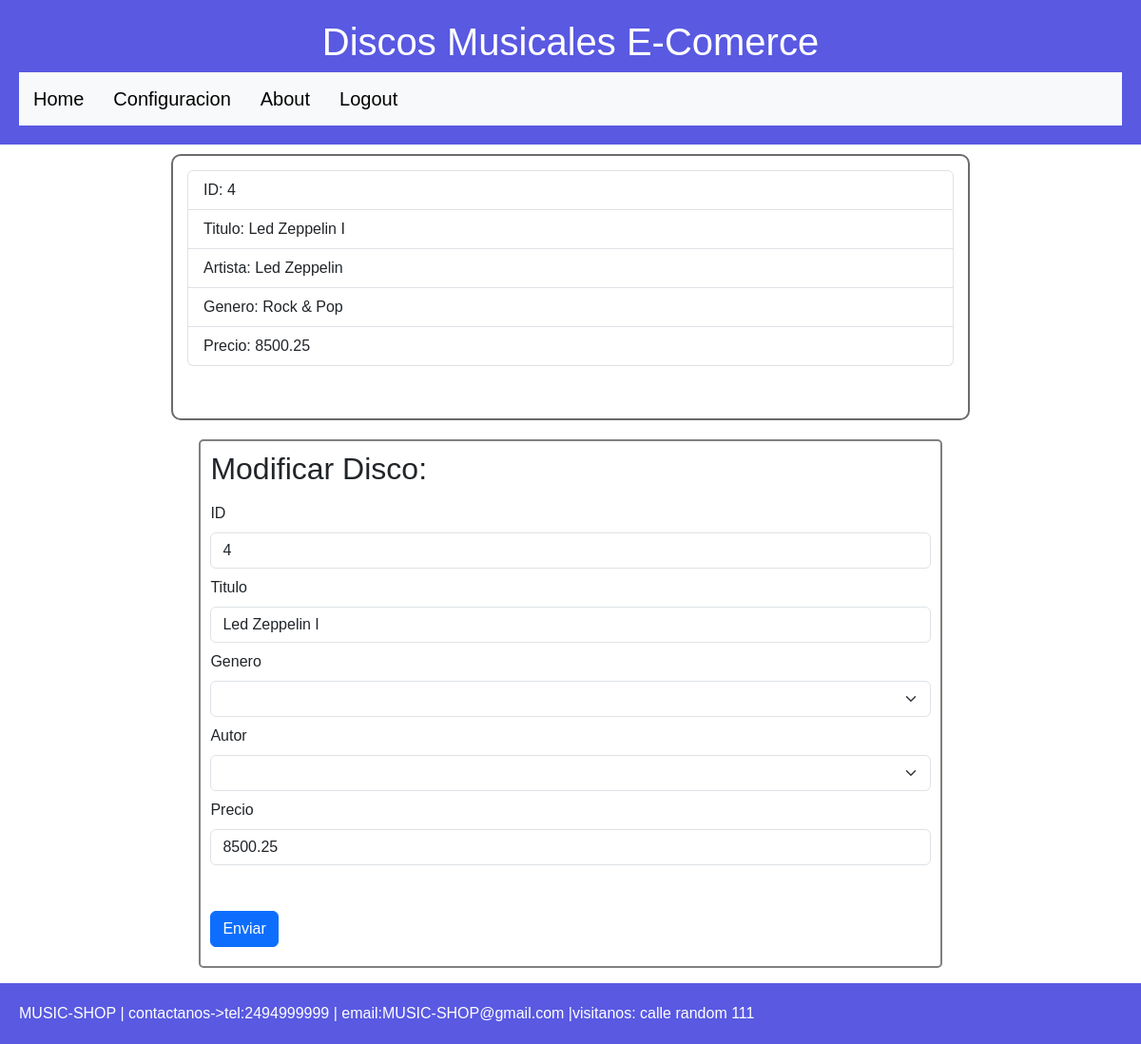
The app's page /modificar/4 (signed in) with its own data.
### tables this page shows
CREATE TABLE `discos` (
  `id` int(10) NOT NULL,
  `autor_id` int(10) NOT NULL,
  `genero_id` int(10) NOT NULL,
  `titulo` varchar(150) NOT NULL,
  `precio` double NOT NULL
);

CREATE TABLE `autor` (
  `id` int(10) NOT NULL,
  `nombre` varchar(250) NOT NULL
);

CREATE TABLE `genero` (
  `id` int(10) NOT NULL,
  `categoria` varchar(250) NOT NULL
);

### app/controllers/discos.controller.php (called while the page is built, shortened)
<?php
require_once './app/models/discos.model.php';
require_once './app/views/discos.view.php';
class DiscosController{
    private $model;
    private $view;
    public function __construct(){
        $this->model = new discosModel();
        $this->view = new discosView();
    }
    public function modificarDisco($id){
        $disco = $this->model->modificarDisco($id);
        $this->view->modificarDisco($disco);
    }
}
?>

### app/models/discos.model.php (called while the page is built, shortened)
<?php
class discosModel{
    private $db;
    public function __construct(){
        $this->db = new PDO("mysql:host=".MYSQL_HOST.";dbname=".MYSQL_DB.";charset=utf8",MYSQL_USER,MYSQL_PASS);
        $this->deploy();
    }
    public function modificarDisco($id){
        $query = $this->db->prepare('SELECT discos.id, autor.nombre, genero.categoria, discos.titulo, discos.precio FROM discos INNER JOIN autor ON discos.autor_id = autor.id INNER JOIN genero ON discos.genero_id = genero.id  WHERE discos.id = ?');
        $query->execute([$id]);
        $disco = $query->fetch(PDO::FETCH_OBJ);
        return $disco;
    }
    function deploy() {
        $query = $this->db->query('SHOW TABLES');
        $tables = $query->fetchAll();
    }
}
?>

### app/models/generos.model.php (called while the page is built, shortened)
<?php
class GenerosModel{
    private $db;
    public function __construct(){
        $this->db = new PDO("mysql:host=".MYSQL_HOST.";dbname=".MYSQL_DB.";charset=utf8",MYSQL_USER,MYSQL_PASS);
    }
    public function getCategorias(){
        $query = $this->db->prepare('SELECT * FROM genero');
        $query->execute();
        $generos = $query->fetchAll(PDO::FETCH_OBJ);
        return $generos;
    }
}

### app/models/autores.model.php (called while the page is built, shortened)
<?php
class AutoresModel{
    private $db;
    public function __construct(){
        $this->db = new PDO("mysql:host=".MYSQL_HOST.";dbname=".MYSQL_DB.";charset=utf8",MYSQL_USER,MYSQL_PASS);
    }
    public function getAutores(){
        $query = $this->db->prepare('SELECT * FROM autor');
        $query->execute();
        $autor = $query->fetchAll(PDO::FETCH_OBJ);
        return $autor;
    }
}

### app/views/discos.view.php (the view, shortened to what this page needs)
<?php
class discosView{
        ?>
        </div><?php
    public function modificarDisco($disco){
        require_once 'templates/header.phtml';
        ?>
        <div class="verDisco">
            <ul class="list-group">
                <li class="list-group-item">
                    ID: <?= $disco->id ?>
                </li>
                <li class="list-group-item">
                    Titulo: <?= $disco->titulo ?>
                </li>
                <li class="list-group-item">
                    Artista: <?= $disco->nombre ?>
                </li>
                <li class="list-group-item">
                    Genero: <?= $disco->categoria ?>
                </li>
                <li class="list-group-item mb-3">
                    Precio: <?= $disco->precio?>
                </li>
            </ul>
        </div>
        <div class="container">
            <form class="mb-3 formulario" action="update" method="POST">
                <h2>Modificar Disco:</h2>
                <label class="form-label  mt-2"> ID </label>
                <input class="form-control" type="number" name="id" value="<?= $disco->id ?>">
                <label class="form-label  mt-2">Titulo</label>
                <input class="form-control" required type="text" name="titulo" value="<?= $disco->titulo ?>">
                <?php
                $model = new GenerosModel();
                $generos=$model->getCategorias();
                ?>
                <label class="form-label mt-2">Genero</label>
                <select name="genero" class="form-select">
                    <option  value="" selected></option>
                    <?php foreach ($generos as $genero) { ?>
                    <option value=<?= $genero->id?>><?= $genero->categoria?></option>;<?php
                    }?>
                </select>
                <?php
                $model = new AutoresModel();
                $autores=$model->getAutores();
                ?>
                <label class="form-label mt-2">Autor</label>
                <select name="autor" class="form-select">
                    <option  value="" selected></option>
                    <?php foreach ($autores as $autor) { ?>
                    <option value=<?= $autor->id?>><?=$autor->nombre?></option>;<?php
                    }?>
                </select>
                <label class="form-label  mt-2">Precio</label>
                <input class="form-control" required type="float" name="precio" value="<?= $disco->precio ?>">
                <button type="submit" class="btn btn-primary boton mt-5" >Enviar</button>
            </form>
        </div>
        <?php
        require_once 'templates/footer.phtml';
    }
}
?>

### css/style.css (style rules this page uses)
body { font-family:Arial, Helvetica, sans-serif; }
.formulario { max-width: 70%; margin: 20px auto 20px; padding: 10px; border: 2px solid gray; border-radius: 5px; }
.verDisco { border: 2px solid rgb(107, 107, 107); border-radius: 10px; max-width: 70%; margin: 10px auto 10px; padding: 15px; }
.boton { margin:10px auto 10px; }
.list-group-item { min-width: 25%; min-height: 15px; }

### records on screen
discos: id "4", titulo "Led Zeppelin I", autor.nombre "Led Zeppelin", genero.categoria "Rock & Pop", precio "8500.25"
